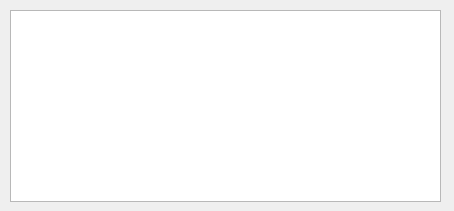
<?xml version="1.0" encoding="UTF-8"?>
<ui version="4.0">
 <class>card_req_ui</class>
 <widget class="QDialog" name="card_req_ui">
  <property name="geometry">
   <rect>
    <x>0</x>
    <y>0</y>
    <width>454</width>
    <height>211</height>
   </rect>
  </property>
  <property name="windowTitle">
   <string>مدیریت درخواست های کارت</string>
  </property>
  <widget class="QTableWidget" name="tableWidget">
   <property name="geometry">
    <rect>
     <x>10</x>
     <y>10</y>
     <width>431</width>
     <height>192</height>
    </rect>
   </property>
  </widget>
 </widget>
 <resources/>
 <connections/>
</ui>
